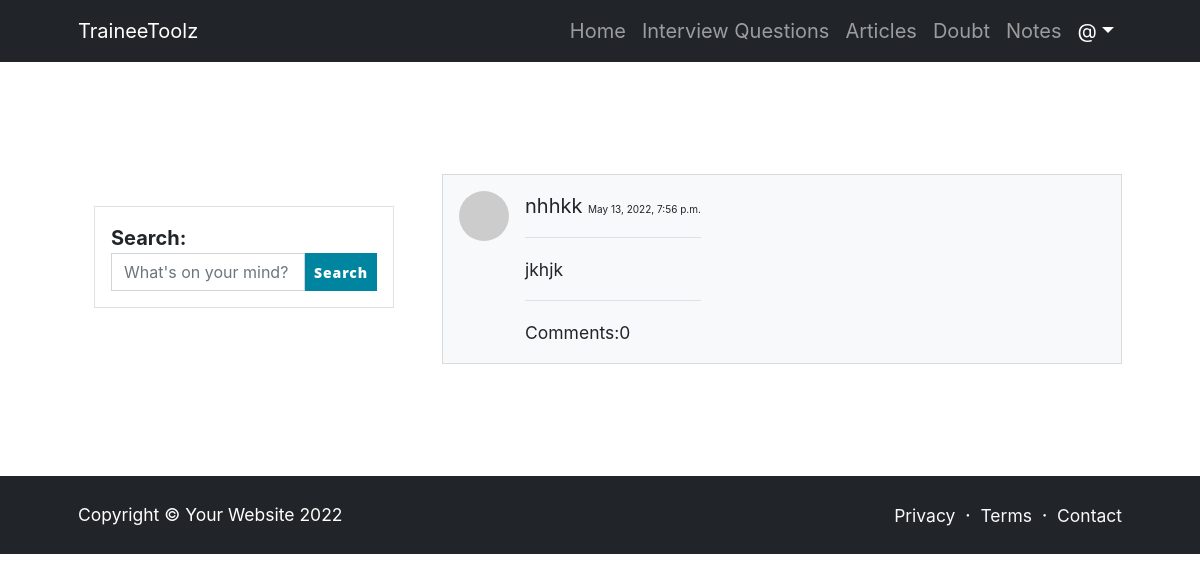
Before: /doubt/allDoubts with the older database file.
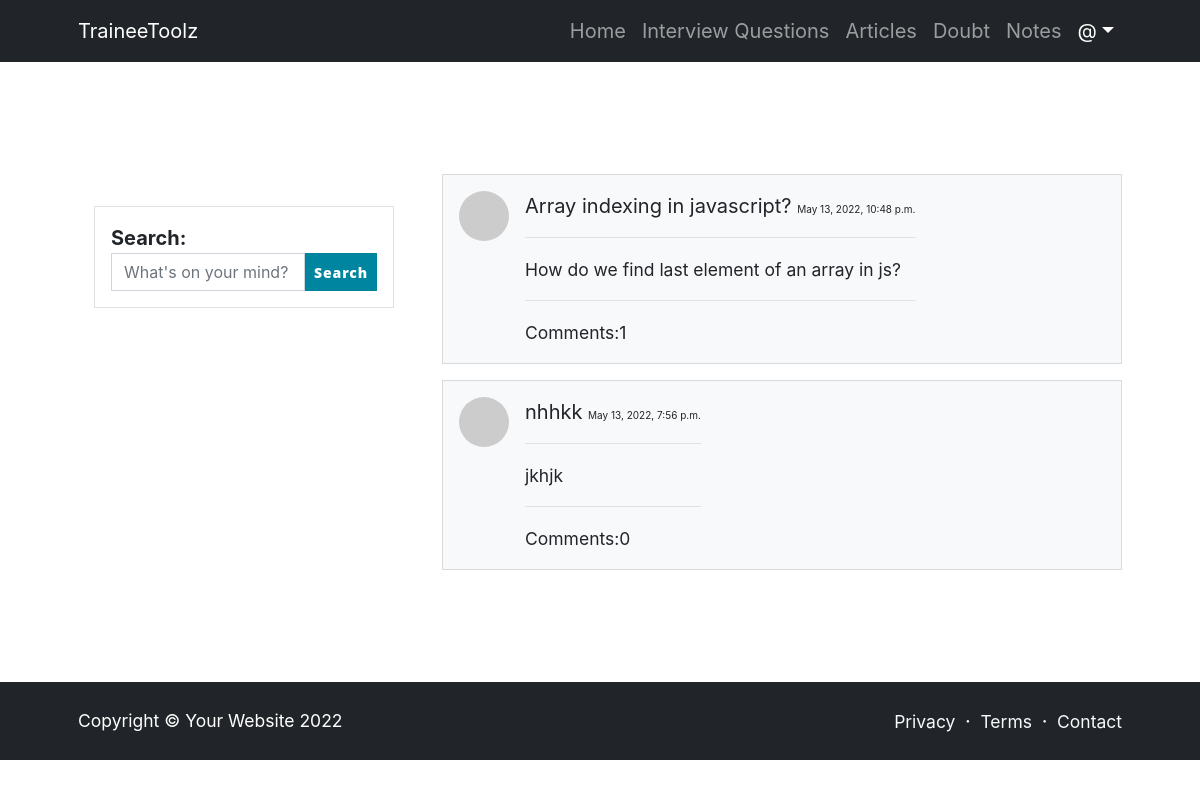
After: the same page with the newer database file.
### doubt/models.py (models this page shows, shortened)
class Doubt(models.Model):
    heading = models.CharField(max_length=200,blank=True,null=True)
    ques = models.TextField()
    meta = models.CharField(max_length=100, blank=True , null=True)
    user = models.ForeignKey(User , on_delete=models.CASCADE)
    date = models.DateTimeField(auto_now_add=True , null=True , blank=True)
    comments = models.ManyToManyField('Comment' , blank=True , related_name="comments")
    category = models.ForeignKey(Category , on_delete=models.CASCADE, null=True , blank=True )

### doubt/views.py (the view)
# urls.py: path('allDoubts', views.allDoubts , name='allDoubts'),
def allDoubts(request):
    doubts = Doubt.objects.all().order_by('-date')
    params = {
        'doubts':doubts,
    }
    return render(request,'doubt/allDoubts.html', params )

### templates/doubt/allDoubts.html (shortened to what the changed rows need)
<!DOCTYPE html>
<html lang="en">
    <head>
        <link href="https://cdn.jsdelivr.net/npm/bootstrap-icons@1.5.0/font/bootstrap-icons.css" rel="stylesheet" />
    </head>
    <body class="d-flex flex-column">
        <main class="flex-shrink-0">
            <section class="py-5">
                <div class="container px-5 my-5">
                    <div class="row gx-5">
                        <div class="col-lg-8 col-sm-12">
                            <section>
                                {% for i in doubts%}
                                <a href="{% url 'doubt' i.id%}">
                                <div class="card bg-light my-3">
                                    <div class="card-body">
                                        <div class="d-flex">
                                            <div class="flex-shrink-0"><img class="rounded-circle" src="https://dummyimage.com/50x50/ced4da/6c757d.jpg" alt="..." /></div>
                                            <div class="ms-3">
                                                {{i.heading}}
                                                <span class="" style="font-size:10px;">{{i.date}}</span>
                                                <hr>
                                                <small>{{i.meta}}</small>
                                                <hr>
                                                <small>Comments:{{i.comments.count}}</small>
                                            </div>
                                        </div>
                                    </div>
                                </div>
                                </a>
                                {% endfor%}
                            </section>
                        </div>
                    </div>
                </div>
            </section>
        </main>
    </body>
</html>

Changed rows visible on the page:
added Doubt: heading "Array indexing in javascript?", date "May 13, 2022, 10:48 p.m.", meta "How do we find last element of an array in js?", comments.count "1"
